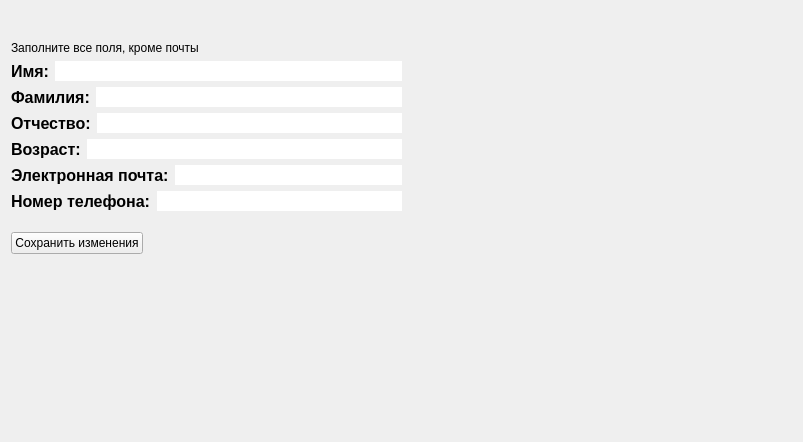
<?xml version="1.0" encoding="UTF-8"?>
<ui version="4.0">
 <class>PersonalDataViewModel</class>
 <widget class="QWidget" name="PersonalDataViewModel">
  <property name="geometry">
   <rect>
    <x>0</x>
    <y>0</y>
    <width>803</width>
    <height>442</height>
   </rect>
  </property>
  <property name="windowTitle">
   <string>Form</string>
  </property>
  <property name="styleSheet">
   <string notr="true">QMainWindow {
background-color: rgb(246, 255, 212);
}</string>
  </property>
  <layout class="QGridLayout" name="gridLayout">
   <item row="4" column="0">
    <layout class="QHBoxLayout" name="horizontalLayout_7">
     <item>
      <widget class="QLabel" name="label">
       <property name="styleSheet">
        <string notr="true">QLabel{
	font-size: 12pt;
	font-weight: 600;
}</string>
       </property>
       <property name="text">
        <string>Отчество:</string>
       </property>
      </widget>
     </item>
     <item>
      <widget class="QLineEdit" name="lineEdit">
       <property name="styleSheet">
        <string notr="true">QLineEdit {
	border: 1.5px solid rgb(255,255,255);
border-radius: 50px;
}</string>
       </property>
      </widget>
     </item>
    </layout>
   </item>
   <item row="10" column="0">
    <spacer name="verticalSpacer">
     <property name="orientation">
      <enum>Qt::Vertical</enum>
     </property>
     <property name="sizeHint" stdset="0">
      <size>
       <width>20</width>
       <height>40</height>
      </size>
     </property>
    </spacer>
   </item>
   <item row="3" column="0">
    <layout class="QHBoxLayout" name="horizontalLayout_3">
     <item>
      <widget class="QLabel" name="label_3">
       <property name="styleSheet">
        <string notr="true">QLabel{
	font-size: 12pt;
	font-weight: 600;
}</string>
       </property>
       <property name="text">
        <string>Фамилия:</string>
       </property>
      </widget>
     </item>
     <item>
      <widget class="QLineEdit" name="surnameEdit">
       <property name="styleSheet">
        <string notr="true">QLineEdit {
	border: 1.5px solid rgb(255,255,255);
border-radius: 50px;
}</string>
       </property>
      </widget>
     </item>
    </layout>
   </item>
   <item row="6" column="0">
    <layout class="QHBoxLayout" name="horizontalLayout_5">
     <item>
      <widget class="QLabel" name="label_5">
       <property name="styleSheet">
        <string notr="true">QLabel{
	font-size: 12pt;
	font-weight: 600;
}</string>
       </property>
       <property name="text">
        <string>Электронная почта:</string>
       </property>
      </widget>
     </item>
     <item>
      <widget class="QLineEdit" name="emailEdit">
       <property name="styleSheet">
        <string notr="true">QLineEdit {
	border: 1.5px solid rgb(255,255,255);
border-radius: 50px;
}</string>
       </property>
      </widget>
     </item>
    </layout>
   </item>
   <item row="5" column="0">
    <layout class="QHBoxLayout" name="horizontalLayout_4">
     <item>
      <widget class="QLabel" name="label_4">
       <property name="styleSheet">
        <string notr="true">QLabel{
	font-size: 12pt;
	font-weight: 600;
}</string>
       </property>
       <property name="text">
        <string>Возраст:</string>
       </property>
      </widget>
     </item>
     <item>
      <widget class="QLineEdit" name="ageEdit">
       <property name="styleSheet">
        <string notr="true">QLineEdit {
	border: 1.5px solid rgb(255,255,255);
border-radius: 50px;
}</string>
       </property>
      </widget>
     </item>
    </layout>
   </item>
   <item row="5" column="1">
    <spacer name="horizontalSpacer">
     <property name="orientation">
      <enum>Qt::Horizontal</enum>
     </property>
     <property name="sizeHint" stdset="0">
      <size>
       <width>40</width>
       <height>20</height>
      </size>
     </property>
    </spacer>
   </item>
   <item row="2" column="0">
    <layout class="QVBoxLayout" name="verticalLayout">
     <item>
      <layout class="QHBoxLayout" name="horizontalLayout_2">
       <item>
        <widget class="QLabel" name="label_2">
         <property name="sizePolicy">
          <sizepolicy hsizetype="Fixed" vsizetype="Preferred">
           <horstretch>0</horstretch>
           <verstretch>0</verstretch>
          </sizepolicy>
         </property>
         <property name="styleSheet">
          <string notr="true">QLabel{
	font-size: 12pt;
	font-weight: 600;
}</string>
         </property>
         <property name="text">
          <string>Имя:</string>
         </property>
        </widget>
       </item>
       <item>
        <widget class="QLineEdit" name="nameEdit">
         <property name="sizePolicy">
          <sizepolicy hsizetype="Preferred" vsizetype="Fixed">
           <horstretch>0</horstretch>
           <verstretch>0</verstretch>
          </sizepolicy>
         </property>
         <property name="styleSheet">
          <string notr="true">QLineEdit {
	border: 1.5px solid rgb(255,255,255);
border-radius: 50px;
}</string>
         </property>
         <property name="alignment">
          <set>Qt::AlignLeading|Qt::AlignLeft|Qt::AlignVCenter</set>
         </property>
        </widget>
       </item>
      </layout>
     </item>
    </layout>
   </item>
   <item row="8" column="0">
    <spacer name="verticalSpacer_2">
     <property name="orientation">
      <enum>Qt::Vertical</enum>
     </property>
     <property name="sizeType">
      <enum>QSizePolicy::Fixed</enum>
     </property>
     <property name="sizeHint" stdset="0">
      <size>
       <width>20</width>
       <height>15</height>
      </size>
     </property>
    </spacer>
   </item>
   <item row="0" column="0">
    <spacer name="verticalSpacer_3">
     <property name="orientation">
      <enum>Qt::Vertical</enum>
     </property>
     <property name="sizeType">
      <enum>QSizePolicy::Fixed</enum>
     </property>
     <property name="sizeHint" stdset="0">
      <size>
       <width>20</width>
       <height>30</height>
      </size>
     </property>
    </spacer>
   </item>
   <item row="7" column="0">
    <layout class="QHBoxLayout" name="horizontalLayout_6">
     <item>
      <widget class="QLabel" name="label_6">
       <property name="styleSheet">
        <string notr="true">QLabel{
	font-size: 12pt;
	font-weight: 600;
}</string>
       </property>
       <property name="text">
        <string>Номер телефона:</string>
       </property>
      </widget>
     </item>
     <item>
      <widget class="QLineEdit" name="phoneNumber">
       <property name="styleSheet">
        <string notr="true">QLineEdit {
	border: 1.5px solid rgb(255,255,255);
border-radius: 50px;
}</string>
       </property>
      </widget>
     </item>
    </layout>
   </item>
   <item row="9" column="0">
    <widget class="QPushButton" name="saveChangesButton">
     <property name="sizePolicy">
      <sizepolicy hsizetype="Fixed" vsizetype="Fixed">
       <horstretch>0</horstretch>
       <verstretch>0</verstretch>
      </sizepolicy>
     </property>
     <property name="text">
      <string>Сохранить изменения</string>
     </property>
    </widget>
   </item>
   <item row="1" column="0">
    <widget class="QLabel" name="label_7">
     <property name="text">
      <string>Заполните все поля, кроме почты</string>
     </property>
    </widget>
   </item>
  </layout>
 </widget>
 <resources/>
 <connections/>
</ui>
